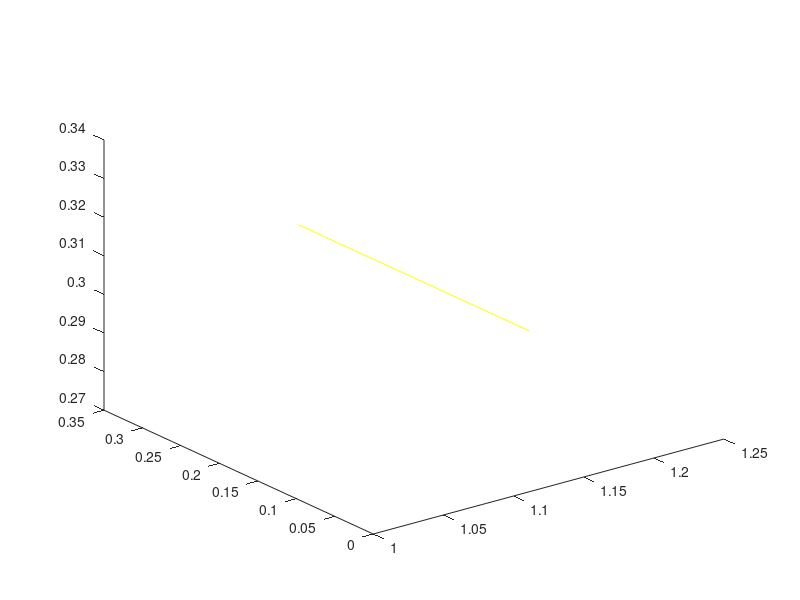

This chart was generated by the following MATLAB code:
function line = drawDesiredPath()
    
    line(1) = plot3([1.125 1.525], [0.025 0.025], [0.308 0.308], 'yellow');
    line(2) = plot3([1.525 1.525], [0.025 0.325], [0.308 0.308], 'yellow');
    line(3) = plot3([1.525 1.125], [0.325 0.325], [0.308 0.308], 'yellow');
    line(4) = plot3([1.125 1.125], [0.325 0.025], [0.308 0.308], 'yellow');

end